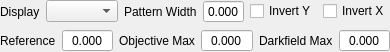
<?xml version="1.0" encoding="UTF-8"?>
<ui version="4.0">
 <class>darkfield_pattern_settings_selector</class>
 <widget class="QWidget" name="darkfield_pattern_settings_selector">
  <property name="geometry">
   <rect>
    <x>0</x>
    <y>0</y>
    <width>390</width>
    <height>45</height>
   </rect>
  </property>
  <property name="windowTitle">
   <string>Form</string>
  </property>
  <layout class="QVBoxLayout" name="verticalLayout">
   <property name="leftMargin">
    <number>0</number>
   </property>
   <property name="topMargin">
    <number>0</number>
   </property>
   <property name="rightMargin">
    <number>0</number>
   </property>
   <property name="bottomMargin">
    <number>0</number>
   </property>
   <item>
    <widget class="QWidget" name="widget_3" native="true">
     <layout class="QHBoxLayout" name="horizontalLayout_2">
      <property name="leftMargin">
       <number>0</number>
      </property>
      <property name="topMargin">
       <number>0</number>
      </property>
      <property name="rightMargin">
       <number>0</number>
      </property>
      <property name="bottomMargin">
       <number>0</number>
      </property>
      <item>
       <widget class="QLabel" name="label_7">
        <property name="text">
         <string>Display</string>
        </property>
       </widget>
      </item>
      <item>
       <widget class="QComboBox" name="cmb_darkfield_show"/>
      </item>
      <item>
       <spacer name="horizontalSpacer">
        <property name="orientation">
         <enum>Qt::Horizontal</enum>
        </property>
        <property name="sizeHint" stdset="0">
         <size>
          <width>40</width>
          <height>20</height>
         </size>
        </property>
       </spacer>
      </item>
      <item>
       <widget class="QLabel" name="label">
        <property name="text">
         <string>Pattern Width</string>
        </property>
       </widget>
      </item>
      <item>
       <widget class="QDoubleSpinBox" name="sample_width">
        <property name="toolTip">
         <string>Pattern width {as NA)</string>
        </property>
        <property name="alignment">
         <set>Qt::AlignCenter</set>
        </property>
        <property name="buttonSymbols">
         <enum>QAbstractSpinBox::NoButtons</enum>
        </property>
        <property name="decimals">
         <number>3</number>
        </property>
        <property name="maximum">
         <double>3.000000000000000</double>
        </property>
        <property name="singleStep">
         <double>0.010000000000000</double>
        </property>
       </widget>
      </item>
      <item>
       <widget class="QCheckBox" name="invert_modulator_y">
        <property name="text">
         <string>Invert Y</string>
        </property>
       </widget>
      </item>
      <item>
       <widget class="QCheckBox" name="invert_modulator_x">
        <property name="text">
         <string>Invert X</string>
        </property>
       </widget>
      </item>
     </layout>
    </widget>
   </item>
   <item>
    <widget class="QWidget" name="widget_4" native="true">
     <layout class="QHBoxLayout" name="horizontalLayout_4">
      <property name="leftMargin">
       <number>0</number>
      </property>
      <property name="topMargin">
       <number>0</number>
      </property>
      <property name="rightMargin">
       <number>0</number>
      </property>
      <property name="bottomMargin">
       <number>0</number>
      </property>
      <item>
       <widget class="QLabel" name="label_2">
        <property name="text">
         <string>Reference</string>
        </property>
       </widget>
      </item>
      <item>
       <widget class="QDoubleSpinBox" name="ref_ring_na">
        <property name="toolTip">
         <string>NA of reference ring (PC ring)</string>
        </property>
        <property name="alignment">
         <set>Qt::AlignCenter</set>
        </property>
        <property name="buttonSymbols">
         <enum>QAbstractSpinBox::NoButtons</enum>
        </property>
        <property name="decimals">
         <number>3</number>
        </property>
        <property name="maximum">
         <double>3.000000000000000</double>
        </property>
        <property name="singleStep">
         <double>0.010000000000000</double>
        </property>
       </widget>
      </item>
      <item>
       <widget class="QLabel" name="label_4">
        <property name="text">
         <string>Objective Max</string>
        </property>
       </widget>
      </item>
      <item>
       <widget class="QDoubleSpinBox" name="objective_na">
        <property name="toolTip">
         <string>NA of the objective</string>
        </property>
        <property name="alignment">
         <set>Qt::AlignCenter</set>
        </property>
        <property name="buttonSymbols">
         <enum>QAbstractSpinBox::NoButtons</enum>
        </property>
        <property name="decimals">
         <number>3</number>
        </property>
        <property name="maximum">
         <double>3.000000000000000</double>
        </property>
        <property name="singleStep">
         <double>0.010000000000000</double>
        </property>
       </widget>
      </item>
      <item>
       <widget class="QLabel" name="label_5">
        <property name="text">
         <string>Darkfield Max</string>
        </property>
       </widget>
      </item>
      <item>
       <widget class="QDoubleSpinBox" name="max_na">
        <property name="toolTip">
         <string>Max NA</string>
        </property>
        <property name="alignment">
         <set>Qt::AlignCenter</set>
        </property>
        <property name="buttonSymbols">
         <enum>QAbstractSpinBox::NoButtons</enum>
        </property>
        <property name="decimals">
         <number>3</number>
        </property>
        <property name="maximum">
         <double>3.000000000000000</double>
        </property>
        <property name="singleStep">
         <double>0.010000000000000</double>
        </property>
       </widget>
      </item>
     </layout>
    </widget>
   </item>
  </layout>
 </widget>
 <resources/>
 <connections/>
</ui>
